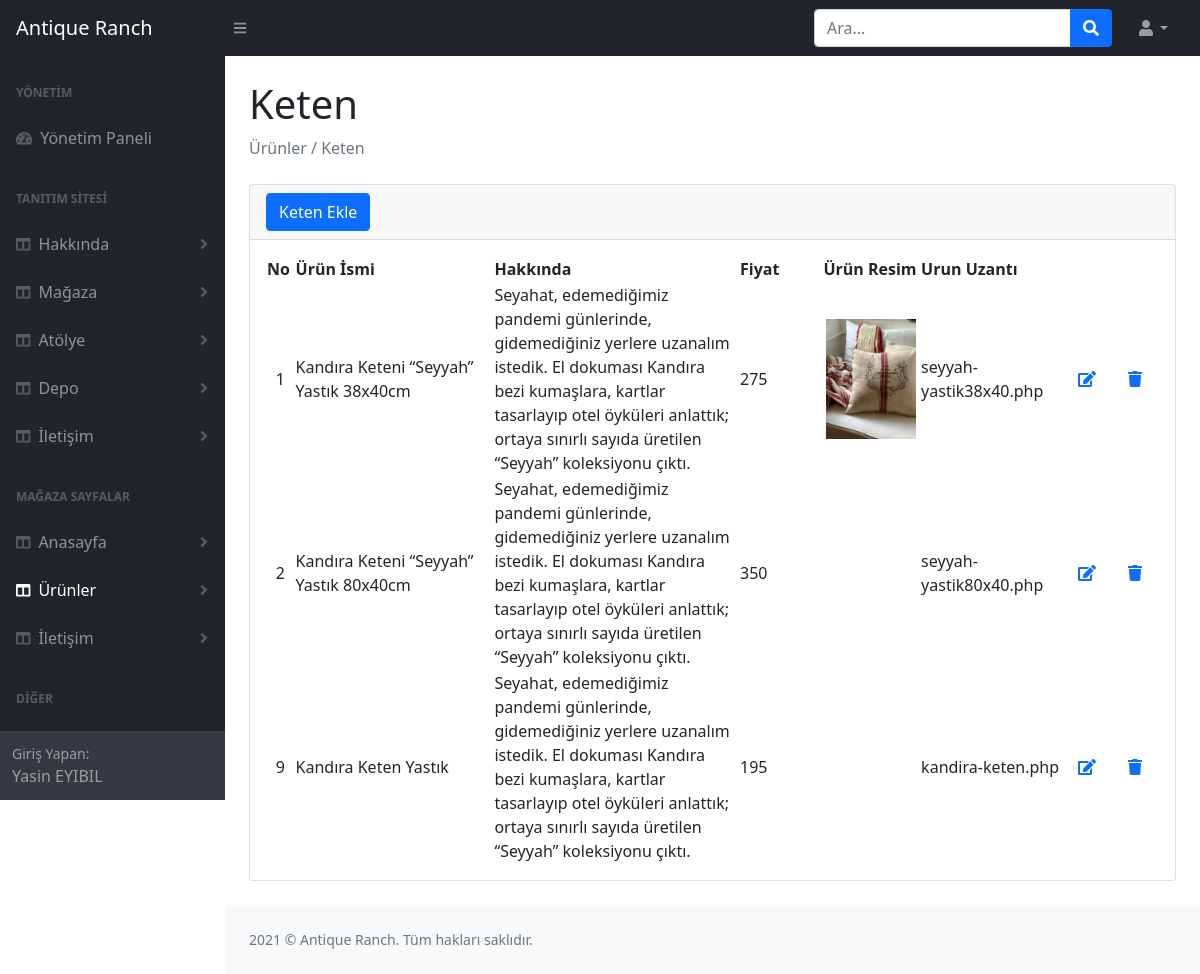
Screenshot of /magaza/admin/keten.php (signed in) with the database file from the repository.
### tables this page shows
CREATE TABLE IF NOT EXISTS `kullanici` (
  `id` int(11) NOT NULL AUTO_INCREMENT,
  `ad` varchar(255) NOT NULL,
  `soyad` varchar(255) NOT NULL,
  `mail` varchar(255) NOT NULL,
  `password` varchar(255) NOT NULL,
  `yetki` int(255) NOT NULL DEFAULT '0',
  PRIMARY KEY (`id`)
);

CREATE TABLE IF NOT EXISTS `keten` (
  `id` int(11) NOT NULL AUTO_INCREMENT,
  `product_name` varchar(255) NOT NULL,
  `detail` varchar(1000) NOT NULL,
  `price` varchar(255) NOT NULL,
  `img_url` varchar(255) NOT NULL,
  `link_url` varchar(255) NOT NULL,
  PRIMARY KEY (`id`)
);

### magaza/lib/setting.php (called while the page is built, shortened)
<?php
try{
    $DBConnection= new PDO("mysql:host=localhost;dbname=magaza;charset=utf8",'root', '');
}
catch(PDOException $e){
    echo $e->getMessage();
}
if(isset($_SESSION['Kullanici'])){
    $kullanicibilgiler = $DBConnection->prepare("SELECT * FROM kullanici WHERE mail = ? LIMIT 1");
    $kullanicibilgiler->execute([$_SESSION['Kullanici']]);
    $kullanicibilgilerSayisi = $kullanicibilgiler->rowCount();
    $kullanicibilgi = $kullanicibilgiler->fetch(PDO::FETCH_ASSOC);
    if($kullanicibilgilerSayisi > 0){
        $kullaniciadi= $kullanicibilgi['ad'];
        $kullanicisoyad= $kullanicibilgi['soyad'];
    }
}
?>

### magaza/admin/keten.php (the view)
<?php
$sayfa = "Keten";
include "inc/ahead.php";
?>
<main>
    <div class="container-fluid px-4">
        <h1 class="mt-4"><?= $sayfa ?></h1>
        <ol class="breadcrumb mb-4">
            <li class="breadcrumb-item active">Ürünler / <?= $sayfa ?></li>
        </ol>
        <div class="card mb-4">
            <div class="card-header">
                <a href="ketenekle.php" class="btn btn-primary">Keten Ekle</a>
            </div>
            <div class="card-body">
                <table id="datatablesSimple" enctype="multipart/form-data">
                    <thead>
                        <tr>
                            <th>No</th>
                            <th>Ürün İsmi</th>
                            <th>Hakkında</th>
                            <th>Fiyat</th>
                            <th>Ürün Resim</th>
                            <th>Urun Uzantı</th>
                            <th colspan="3"></th>
                        </tr>
                    </thead>
                    <tbody>
                        <?php
                        $sorgu = $db->prepare("select * from keten");
                        $sorgu->execute();
                        while ($sonuc = $sorgu->fetch()) {
                        ?>
                            <tr>
                                <td width="30" class="text-center"><?= $sonuc["id"] ?></td>
                                <td width="250"><?= $sonuc["product_name"] ?></td>
                                <td width="300"><?= $sonuc["detail"] ?></td>
                                <td width="100"><?= $sonuc["price"] ?></td>
                                <td width="100" class="text-center"><img src="../image/urunler/<?= $sonuc["img_url"] ?>" width="90" alt=""></td>
                                <td width="150"><?= $sonuc["link_url"] ?></td>
                                <td width="60" class="text-center"><a href="ketenguncelle.php?id=<?= $sonuc["id"] ?>">
                                        <span class="fa fa-edit"></span>
                                    </a></td>
                                <td width="60" class="text-center">
                                    <a href="sil.php?id=<?= $sonuc["id"] ?>&tablo=keten">
                                        <span class="fa fa-trash"></span>
                                    </a>
                                </td>
                            </tr>
                        <?php } ?>
                    </tbody>
                </table>
            </div>
        </div>
    </div>
</main>
<?php
include "inc/footer.php";
?>

### magaza/admin/inc/ahead.php (shortened to what this page needs)
<!DOCTYPE html>
<html lang="tr">
    <head>
        <link href="https://cdn.jsdelivr.net/npm/simple-datatables@latest/dist/style.css" rel="stylesheet" />
        <link href="css/styles.css" rel="stylesheet" />
    </head>
    <body class="sb-nav-fixed">
        <nav class="sb-topnav navbar navbar-expand navbar-dark bg-dark">
            <a class="navbar-brand ps-3" href="index.php">Antique Ranch</a>
            <button class="btn btn-link btn-sm order-1 order-lg-0 me-4 me-lg-0" id="sidebarToggle" href="#!"><i class="fas fa-bars"></i></button>
            <form class="d-none d-md-inline-block form-inline ms-auto me-0 me-md-3 my-2 my-md-0">
                <div class="input-group">
                    <input class="form-control" type="text" placeholder="Ara..." aria-label="Ara..." aria-describedby="btnNavbarSearch" />
                    <button class="btn btn-primary" id="btnNavbarSearch" type="button"><i class="fas fa-search"></i></button>
                </div>
            </form>
            <ul class="navbar-nav ms-auto ms-md-0 me-3 me-lg-4">
                <li class="nav-item dropdown">
                    <a class="nav-link dropdown-toggle" id="navbarDropdown" href="#" role="button" data-bs-toggle="dropdown" aria-expanded="false"><i class="fas fa-user fa-fw"></i></a>
                </li>
            </ul>
        </nav>
        <div id="layoutSidenav">
            <div id="layoutSidenav_nav">
                <nav class="sb-sidenav accordion sb-sidenav-dark" id="sidenavAccordion">
                    <div class="sb-sidenav-menu">
                        <div class="nav">
                            <div class="sb-sidenav-menu-heading">Yönetim</div>
                            <a class="nav-link" href="index.php">
                                <div class="sb-nav-link-icon"><i class="fas fa-tachometer-alt"></i></div>
                                Yönetim Paneli
                            </a>
                            <div class="sb-sidenav-menu-heading">Tanıtım sitesi</div>
                            <a class="nav-link collapsed <?= $sayfa=="Hakkında Metin"?"active":"" ?> " href="#" data-bs-toggle="collapse" data-bs-target="#hakkinda" aria-expanded="false" aria-controls="urun">
                                <div class="sb-nav-link-icon"><i class="fas fa-columns"></i></div>
                                Hakkında
                                <div class="sb-sidenav-collapse-arrow"><i class="fas fa-angle-down"></i></div>
                            </a>
                            <a class="nav-link collapsed <?= $sayfa=="Mağaza Metin"?"active":"" ?> <?= $sayfa=="Mağaza Resim"?"active":"" ?>" href="#" data-bs-toggle="collapse" data-bs-target="#magaza" aria-expanded="false" aria-controls="urun">
                                <div class="sb-nav-link-icon"><i class="fas fa-columns"></i></div>
                                Mağaza
                                <div class="sb-sidenav-collapse-arrow"><i class="fas fa-angle-down"></i></div>
                            </a>
                            <a class="nav-link collapsed <?= $sayfa=="Atölye"?"active":""?><?= $sayfa=="Atölye Resim"?"active":"" ?>" href="#" data-bs-toggle="collapse" data-bs-target="#atolye" aria-expanded="false" aria-controls="urun">
                                <div class="sb-nav-link-icon"><i class="fas fa-columns"></i></div>
                                Atölye
                                <div class="sb-sidenav-collapse-arrow"><i class="fas fa-angle-down"></i></div>
                            </a>
                            <a class="nav-link collapsed <?= $sayfa=="Depo"?"active":"" ?> <?= $sayfa=="Depo Resim"?"active":"" ?>" href="#" data-bs-toggle="collapse" data-bs-target="#depo" aria-expanded="false" aria-controls="urun">
                                <div class="sb-nav-link-icon"><i class="fas fa-columns"></i></div>
                                Depo
                                <div class="sb-sidenav-collapse-arrow"><i class="fas fa-angle-down"></i></div>
                            </a>
                            <a class="nav-link collapsed <?= $sayfa=="Tiletişim"?"active":"" ?>" href="#" data-bs-toggle="collapse" data-bs-target="#tiletisim" aria-expanded="false" aria-controls="urun">
                                <div class="sb-nav-link-icon"><i class="fas fa-columns"></i></div>
                                İletişim
                                <div class="sb-sidenav-collapse-arrow"><i class="fas fa-angle-down"></i></div>
                            </a>
                            <div class="sb-sidenav-menu-heading">Mağaza Sayfalar</div>
                            <a class="nav-link collapsed <?= $sayfa=="Anasayfa"?"active":"" ?>" href="#" data-bs-toggle="collapse" data-bs-target="#collapseLayouts" aria-expanded="false" aria-controls="collapseLayouts">
                                <div class="sb-nav-link-icon"><i class="fas fa-columns"></i></div>
                                Anasayfa
                                <div class="sb-sidenav-collapse-arrow"><i class="fas fa-angle-down"></i></div>
                            </a>
                            <a class="nav-link collapsed <?= $sayfa=="Mutfak"?"active":""?> <?= $sayfa=="Obje"?"active":""?> <?=$sayfa=="Keten"?"active":""?> <?=$sayfa=="İpek"?"active":""?> " href="#" data-bs-toggle="collapse" data-bs-target="#urun" aria-expanded="false" aria-controls="urun">
                            <div class="sb-nav-link-icon"><i class="fas fa-columns"></i></div>
                                Ürünler
                                <div class="sb-sidenav-collapse-arrow"><i class="fas fa-angle-down"></i></div>
                            </a>
                            <a class="nav-link collapsed <?= $sayfa=="İletişim"?"active":"" ?>" href="#" data-bs-toggle="collapse" data-bs-target="#iletisim" aria-expanded="false" aria-controls="urun">
                                <div class="sb-nav-link-icon"><i class="fas fa-columns"></i></div>
                                İletişim
                                <div class="sb-sidenav-collapse-arrow"><i class="fas fa-angle-down"></i></div>
                            </a>
                            <div class="sb-sidenav-menu-heading">Diğer</div>
                            <a class="nav-link collapsed <?= $sayfa=="Kullanıcılar"?"active":"" ?>" href="#" data-bs-toggle="collapse" data-bs-target="#kullanici" aria-expanded="false" aria-controls="urun">
                            </a>
                        </div>
                    </div>
                    <div class="sb-sidenav-footer">
                        <div class="small">Giriş Yapan:</div>
                    <?php
                    include '../lib/setting.php';
                        if(isset($_SESSION['Kullanici'])){
                            echo $kullaniciadi ." ". $kullanicisoyad;
                        }
                    ?>
                    </div>
                </nav>
            </div>
            <div id="layoutSidenav_content">

### rows the page displays
kullanici: ad "Yasin", soyad "EYIBIL"
keten: id "1", product_name "Kandıra Keteni “Seyyah” Yastık 38x40cm", detail "Seyahat, edemediğimiz pandemi günlerinde, gidemediğiniz yerlere uzanalım istedik. El dokuması Kandıra bezi kumaşlara, kartlar tasarlayıp otel öyküleri anlattık; ortaya sınırlı sayıda üretilen “Seyyah” koleksiyonu çıktı.", price "275", img_url (picture), link_url "seyyah-yastik38x40.php"
keten: id "2", product_name "Kandıra Keteni “Seyyah” Yastık 80x40cm", detail "Seyahat, edemediğimiz pandemi günlerinde, gidemediğiniz yerlere uzanalım istedik. El dokuması Kandıra bezi kumaşlara, kartlar tasarlayıp otel öyküleri anlattık; ortaya sınırlı sayıda üretilen “Seyyah” koleksiyonu çıktı.", price "350", link_url "seyyah-yastik80x40.php"
keten: id "9", product_name "Kandıra Keten Yastık", detail "Seyahat, edemediğimiz pandemi günlerinde, gidemediğiniz yerlere uzanalım istedik. El dokuması Kandıra bezi kumaşlara, kartlar tasarlayıp otel öyküleri anlattık; ortaya sınırlı sayıda üretilen “Seyyah” koleksiyonu çıktı.", price "195", link_url "kandira-keten.php"

### other values shown
$sayfa "Keten"
